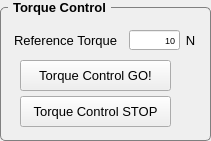
  <widget class="QGroupBox" name="GB_JointSelection_6">
   <property name="geometry">
    <rect>
     <x>480</x>
     <y>358</y>
     <width>211</width>
     <height>141</height>
    </rect>
   </property>
   <property name="font">
    <font>
     <pointsize>10</pointsize>
     <weight>75</weight>
     <bold>true</bold>
    </font>
   </property>
   <property name="styleSheet">
    <string notr="true">QGroupBox {
    border: 1px solid gray;
    border-radius: 5px;
    margin-top: 7px;
}

QGroupBox::title {
    subcontrol-origin: margin;
    left: 8px;
    padding: 0 3px 0 3px;
}
</string>
   </property>
   <property name="title">
    <string>Torque Control</string>
   </property>
   <widget class="QLabel" name="label_42">
    <property name="geometry">
     <rect>
      <x>10</x>
      <y>30</y>
      <width>111</width>
      <height>21</height>
     </rect>
    </property>
    <property name="font">
     <font>
      <pointsize>10</pointsize>
     </font>
    </property>
    <property name="text">
     <string>Reference Torque</string>
    </property>
    <property name="alignment">
     <set>Qt::AlignCenter</set>
    </property>
   </widget>
   <widget class="QPushButton" name="BTN_TORQUE_CONTROL_STOP">
    <property name="geometry">
     <rect>
      <x>20</x>
      <y>96</y>
      <width>151</width>
      <height>31</height>
     </rect>
    </property>
    <property name="font">
     <font>
      <pointsize>10</pointsize>
     </font>
    </property>
    <property name="text">
     <string>Torque Control STOP</string>
    </property>
   </widget>
   <widget class="QPushButton" name="BTN_TORQUE_CONTROL_GO">
    <property name="geometry">
     <rect>
      <x>20</x>
      <y>60</y>
      <width>151</width>
      <height>31</height>
     </rect>
    </property>
    <property name="font">
     <font>
      <pointsize>10</pointsize>
     </font>
    </property>
    <property name="text">
     <string>Torque Control GO!</string>
    </property>
   </widget>
   <widget class="QLineEdit" name="LE_REF_TORQUE">
    <property name="geometry">
     <rect>
      <x>129</x>
      <y>30</y>
      <width>51</width>
      <height>20</height>
     </rect>
    </property>
    <property name="font">
     <font>
      <pointsize>7</pointsize>
     </font>
    </property>
    <property name="text">
     <string>10</string>
    </property>
    <property name="alignment">
     <set>Qt::AlignRight|Qt::AlignTrailing|Qt::AlignVCenter</set>
    </property>
   </widget>
   <widget class="QLabel" name="label_66">
    <property name="geometry">
     <rect>
      <x>180</x>
      <y>30</y>
      <width>21</width>
      <height>21</height>
     </rect>
    </property>
    <property name="font">
     <font>
      <pointsize>10</pointsize>
     </font>
    </property>
    <property name="text">
     <string>N</string>
    </property>
    <property name="alignment">
     <set>Qt::AlignCenter</set>
    </property>
   </widget>
  </widget>
